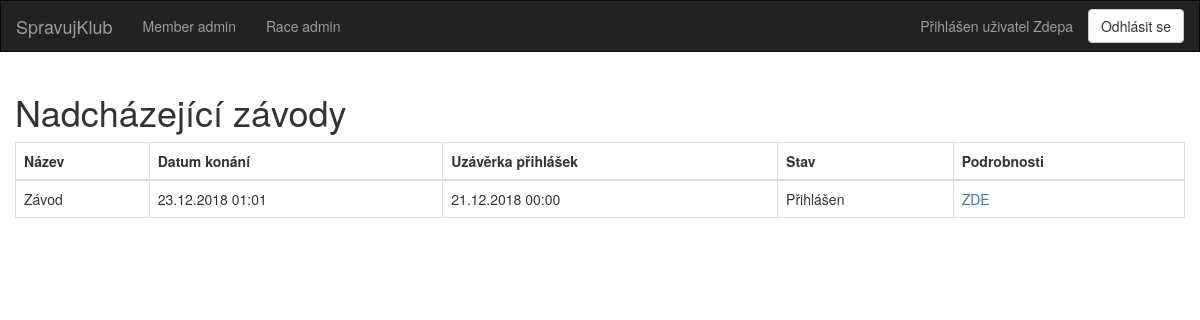
Page / (signed in) on the committed database.
### dl/models/Member.py (models this page shows, shortened)
class Member(db.Model):
    __tablename__ = "members"
    id = db.Column(db.Integer, primary_key=True, autoincrement=True)
    name = db.Column(db.String(50))
    email = db.Column(db.String(50), unique=True)
    password = db.Column(db.String(50))
    salt = db.Column(db.String(16))
    races = db.relationship('Race', secondary='ucast_na_zavode')
    created_races = db.relationship('Race', backref='created_by', lazy=True)

### dl/models/Race.py (models this page shows, shortened)
class Race(db.Model):
    __tablename__ = "races"
    id = db.Column(db.Integer, primary_key=True, autoincrement=True)
    name = db.Column(db.String(100), nullable=False)
    date = db.Column(db.DateTime, nullable=False)
    deadline = db.Column(db.DateTime, nullable=False)
    info = db.Column(db.Text)
    created_by_user_id = db.Column(db.Integer, db.ForeignKey('members.id'))
    members = db.relationship('Member', secondary='ucast_na_zavode')

### views.py (the view)
@app.route('/', methods=['GET'])
@login_required
def index():
    races_from_db = Race.query.all()
    return render_template("races.html", races=races_from_db, title="Nadcházející závody")

### main.py (called while the page is built)
@login_manager.user_loader
def load_user(user_id):
    from dl.models.Member import Member
    return Member.query.get(user_id)

### templates/races.html
{% extends "base.html" %}
{% block content %}
    <div class="container tab-content">
        <div class="row">
            <h1>Nadcházející závody</h1>
            <div class="table-responsive">
                <table class="table table-bordered" id="mainTable">
                    <thead>
                    <tr>
                        <th>Název</th>
                        <th>Datum konání</th>
                        <th>Uzávěrka přihlášek</th>
                        <th>Stav</th>
                        <th>Podrobnosti</th>
                    </tr>
                    </thead>
                    <tbody id="displayArea">
                    {% for race in races %}
                        <tr>
                            <td>{{ race.name }}</td>
                            <td>{{ race.date.strftime("%d.%m.%Y %H:%M") }}</td>
                            <td>{{ race.deadline.strftime("%d.%m.%Y %H:%M") }}</td>
                            <td>
								{% if current_user in race.members %}
									Přihlášen
                                {% else %}
									Nepřihlášen
                                {% endif %}
                            </td>
                            <td><a href="/race_detail/{{ race.id }}">ZDE</a></td>
                        </tr>
                    {% endfor %}
                    </tbody>
                </table>
            </div>
        </div>
    </div>
{% endblock %}

### templates/base.html (shortened to what this page needs)
{% extends "bootstrap/base.html" %}
	{% block header %}
		{% block navbar %}
			<nav class="navbar navbar-inverse" style="border-radius: 0 !important;">
				<div class="container-fluid">
					<div class="navbar-header">
						<a class="navbar-brand" href="{{ url_for('index') }}">SpravujKlub</a>
					</div>
					<div class="collapse navbar-collapse" id="bs-example-navbar-collapse-1">
						<ul class="nav navbar-nav">
							<li><a href="{{ url_for('admin_member') }}">Member admin</a></li>
							<li><a href="{{ url_for('admin_race') }}">Race admin</a></li>
						</ul>
						<ul class="nav navbar-nav navbar-right">
							{% if current_user.is_authenticated %}
								<li>
									<a href="{{ url_for('profile', user_id=current_user.id ) }}">Přihlášen
										uživatel {{ current_user.name }}</a>
								</li>
								<li>
									<button type="button" onclick="location.href='/logout'"
											class="btn btn-default navbar-btn" id="signIn_button">Odhlásit se
									</button>
								</li>
							{% else %}
								<li>
									<a>Uživatel nepřihlášen</a>
								</li>
							{% endif %}
						</ul>
					</div>
				</div>
			</nav>
		{% endblock %}
	{% endblock %}

### rows in the picture
Member: name "Zdepa"
Race: name "Závod", date "23.12.2018 01:01", deadline "21.12.2018 00:00"
